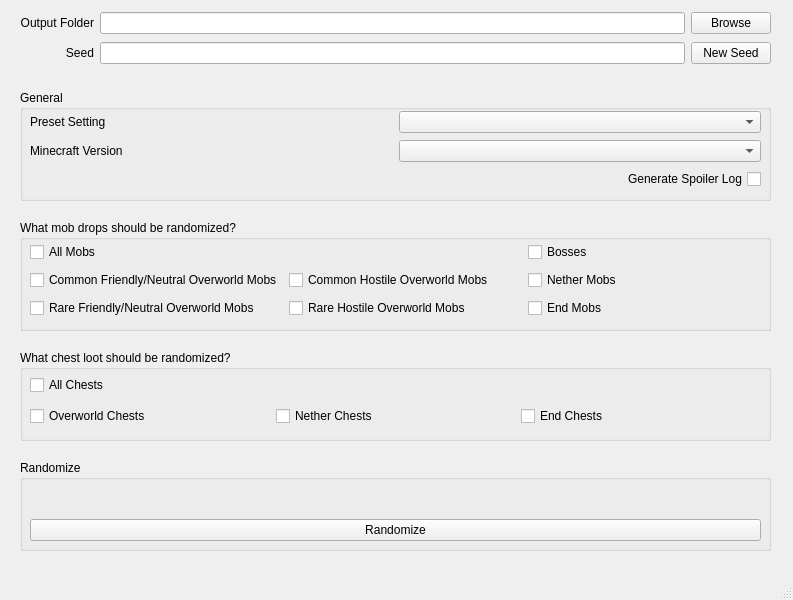
<?xml version="1.0" encoding="UTF-8"?>
<ui version="4.0">
 <class>randomizer</class>
 <widget class="QMainWindow" name="randomizer">
  <property name="geometry">
   <rect>
    <x>0</x>
    <y>0</y>
    <width>793</width>
    <height>600</height>
   </rect>
  </property>
  <property name="windowTitle">
   <string>randomizer</string>
  </property>
  <widget class="QWidget" name="centralwidget">
   <widget class="QGroupBox" name="groupBox_randomized_drops">
    <property name="enabled">
     <bool>true</bool>
    </property>
    <property name="geometry">
     <rect>
      <x>20</x>
      <y>220</y>
      <width>751</width>
      <height>111</height>
     </rect>
    </property>
    <property name="title">
     <string>What mob drops should be randomized?</string>
    </property>
    <widget class="QWidget" name="gridLayoutWidget_7">
     <property name="geometry">
      <rect>
       <x>10</x>
       <y>20</y>
       <width>731</width>
       <height>83</height>
      </rect>
     </property>
     <layout class="QGridLayout" name="gridLayout_7">
      <item row="1" column="1">
       <widget class="QCheckBox" name="option_randomized_common_hostile">
        <property name="enabled">
         <bool>true</bool>
        </property>
        <property name="text">
         <string>Common Hostile Overworld Mobs</string>
        </property>
       </widget>
      </item>
      <item row="0" column="0">
       <widget class="QCheckBox" name="option_randomized_all">
        <property name="text">
         <string>All Mobs</string>
        </property>
       </widget>
      </item>
      <item row="1" column="0">
       <widget class="QCheckBox" name="option_randomized_common_friendly">
        <property name="text">
         <string>Common Friendly/Neutral Overworld Mobs</string>
        </property>
       </widget>
      </item>
      <item row="1" column="2">
       <widget class="QCheckBox" name="option_randomized_nether">
        <property name="text">
         <string>Nether Mobs</string>
        </property>
       </widget>
      </item>
      <item row="2" column="1">
       <widget class="QCheckBox" name="option_randomized_rare_hostile">
        <property name="text">
         <string>Rare Hostile Overworld Mobs</string>
        </property>
       </widget>
      </item>
      <item row="2" column="0">
       <widget class="QCheckBox" name="option_randomized_rare_friendly">
        <property name="text">
         <string>Rare Friendly/Neutral Overworld Mobs</string>
        </property>
       </widget>
      </item>
      <item row="2" column="2">
       <widget class="QCheckBox" name="option_randomized_end">
        <property name="text">
         <string>End Mobs</string>
        </property>
       </widget>
      </item>
      <item row="0" column="2">
       <widget class="QCheckBox" name="option_randomized_bosses">
        <property name="text">
         <string>Bosses</string>
        </property>
       </widget>
      </item>
     </layout>
    </widget>
   </widget>
   <widget class="QGroupBox" name="groupBox_general">
    <property name="enabled">
     <bool>true</bool>
    </property>
    <property name="geometry">
     <rect>
      <x>20</x>
      <y>90</y>
      <width>751</width>
      <height>111</height>
     </rect>
    </property>
    <property name="title">
     <string>General</string>
    </property>
    <widget class="QWidget" name="gridLayoutWidget_10">
     <property name="geometry">
      <rect>
       <x>10</x>
       <y>20</y>
       <width>731</width>
       <height>83</height>
      </rect>
     </property>
     <layout class="QGridLayout" name="gridLayout_11">
      <item row="0" column="0">
       <layout class="QHBoxLayout" name="horizontalLayout_17">
        <item>
         <widget class="QLabel" name="label_for_option_preset">
          <property name="enabled">
           <bool>true</bool>
          </property>
          <property name="text">
           <string>Preset Setting</string>
          </property>
         </widget>
        </item>
        <item>
         <widget class="QComboBox" name="option_preset">
          <property name="enabled">
           <bool>true</bool>
          </property>
         </widget>
        </item>
       </layout>
      </item>
      <item row="1" column="0">
       <layout class="QHBoxLayout" name="horizontalLayout_spoiler_log">
        <item>
         <layout class="QHBoxLayout" name="horizontalLayout_18">
          <item>
           <widget class="QLabel" name="label_for_option_version">
            <property name="enabled">
             <bool>true</bool>
            </property>
            <property name="text">
             <string>Minecraft Version</string>
            </property>
           </widget>
          </item>
          <item>
           <widget class="QComboBox" name="option_version">
            <property name="enabled">
             <bool>true</bool>
            </property>
           </widget>
          </item>
         </layout>
        </item>
       </layout>
      </item>
      <item row="2" column="0">
       <widget class="QCheckBox" name="option_spoiler_log">
        <property name="layoutDirection">
         <enum>Qt::RightToLeft</enum>
        </property>
        <property name="text">
         <string>Generate Spoiler Log</string>
        </property>
       </widget>
      </item>
     </layout>
    </widget>
   </widget>
   <widget class="QWidget" name="gridLayoutWidget">
    <property name="geometry">
     <rect>
      <x>20</x>
      <y>10</y>
      <width>751</width>
      <height>58</height>
     </rect>
    </property>
    <layout class="QGridLayout" name="gridLayout">
     <item row="1" column="1">
      <widget class="QLineEdit" name="seed"/>
     </item>
     <item row="0" column="0">
      <widget class="QLabel" name="label_2">
       <property name="text">
        <string>Output Folder</string>
       </property>
       <property name="alignment">
        <set>Qt::AlignRight|Qt::AlignTrailing|Qt::AlignVCenter</set>
       </property>
      </widget>
     </item>
     <item row="0" column="7">
      <widget class="QPushButton" name="output_folder_browse_button">
       <property name="text">
        <string>Browse</string>
       </property>
      </widget>
     </item>
     <item row="1" column="0">
      <widget class="QLabel" name="label_3">
       <property name="toolTip">
        <string/>
       </property>
       <property name="toolTipDuration">
        <number>-1</number>
       </property>
       <property name="statusTip">
        <string/>
       </property>
       <property name="layoutDirection">
        <enum>Qt::LeftToRight</enum>
       </property>
       <property name="autoFillBackground">
        <bool>false</bool>
       </property>
       <property name="text">
        <string>Seed</string>
       </property>
       <property name="alignment">
        <set>Qt::AlignRight|Qt::AlignTrailing|Qt::AlignVCenter</set>
       </property>
      </widget>
     </item>
     <item row="1" column="7">
      <widget class="QPushButton" name="seed_button">
       <property name="text">
        <string>New Seed</string>
       </property>
      </widget>
     </item>
     <item row="0" column="1">
      <widget class="QLineEdit" name="output_folder"/>
     </item>
    </layout>
   </widget>
   <widget class="QGroupBox" name="groupBox_randomize">
    <property name="enabled">
     <bool>true</bool>
    </property>
    <property name="geometry">
     <rect>
      <x>20</x>
      <y>460</y>
      <width>751</width>
      <height>91</height>
     </rect>
    </property>
    <property name="title">
     <string>Randomize</string>
    </property>
    <widget class="QWidget" name="gridLayoutWidget_8">
     <property name="geometry">
      <rect>
       <x>10</x>
       <y>20</y>
       <width>731</width>
       <height>61</height>
      </rect>
     </property>
     <layout class="QGridLayout" name="gridLayout_8">
      <item row="1" column="0">
       <widget class="QPushButton" name="randomize_button">
        <property name="text">
         <string>Randomize</string>
        </property>
       </widget>
      </item>
      <item row="0" column="0">
       <widget class="QLabel" name="option_description">
        <property name="enabled">
         <bool>true</bool>
        </property>
        <property name="text">
         <string/>
        </property>
        <property name="wordWrap">
         <bool>true</bool>
        </property>
       </widget>
      </item>
     </layout>
    </widget>
   </widget>
   <widget class="QGroupBox" name="groupBox_randomized_chests">
    <property name="enabled">
     <bool>true</bool>
    </property>
    <property name="geometry">
     <rect>
      <x>20</x>
      <y>350</y>
      <width>751</width>
      <height>91</height>
     </rect>
    </property>
    <property name="title">
     <string>What chest loot should be randomized?</string>
    </property>
    <widget class="QWidget" name="gridLayoutWidget_9">
     <property name="geometry">
      <rect>
       <x>10</x>
       <y>20</y>
       <width>731</width>
       <height>61</height>
      </rect>
     </property>
     <layout class="QGridLayout" name="gridLayout_9">
      <item row="1" column="2">
       <widget class="QCheckBox" name="option_randomized_end_chests">
        <property name="text">
         <string>End Chests</string>
        </property>
       </widget>
      </item>
      <item row="1" column="0">
       <widget class="QCheckBox" name="option_randomized_overworld_chests">
        <property name="text">
         <string>Overworld Chests</string>
        </property>
       </widget>
      </item>
      <item row="1" column="1">
       <widget class="QCheckBox" name="option_randomized_nether_chests">
        <property name="enabled">
         <bool>true</bool>
        </property>
        <property name="text">
         <string>Nether Chests</string>
        </property>
       </widget>
      </item>
      <item row="0" column="0">
       <widget class="QCheckBox" name="option_randomized_all_chests">
        <property name="text">
         <string>All Chests</string>
        </property>
       </widget>
      </item>
     </layout>
    </widget>
   </widget>
  </widget>
  <widget class="QMenuBar" name="menubar">
   <property name="geometry">
    <rect>
     <x>0</x>
     <y>0</y>
     <width>793</width>
     <height>20</height>
    </rect>
   </property>
  </widget>
  <widget class="QStatusBar" name="statusbar"/>
 </widget>
 <resources/>
 <connections/>
</ui>
